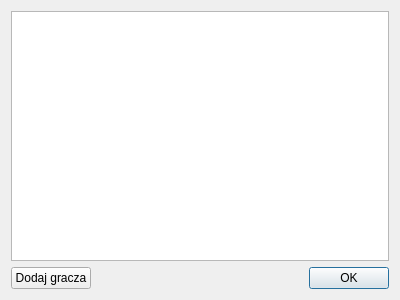
<?xml version="1.0" encoding="UTF-8"?>
<ui version="4.0">
 <class>PlayersWin</class>
 <widget class="QDialog" name="PlayersWin">
  <property name="geometry">
   <rect>
    <x>0</x>
    <y>0</y>
    <width>400</width>
    <height>300</height>
   </rect>
  </property>
  <property name="windowTitle">
   <string>Gracze</string>
  </property>
  <layout class="QGridLayout" name="gridLayout">
   <item row="0" column="0" colspan="2">
    <widget class="QTableView" name="view"/>
   </item>
   <item row="1" column="0">
    <widget class="QPushButton" name="addButton">
     <property name="text">
      <string>Dodaj gracza</string>
     </property>
    </widget>
   </item>
   <item row="1" column="1">
    <widget class="QDialogButtonBox" name="buttonBox">
     <property name="orientation">
      <enum>Qt::Horizontal</enum>
     </property>
     <property name="standardButtons">
      <set>QDialogButtonBox::Ok</set>
     </property>
     <property name="centerButtons">
      <bool>false</bool>
     </property>
    </widget>
   </item>
  </layout>
 </widget>
 <resources/>
 <connections>
  <connection>
   <sender>buttonBox</sender>
   <signal>rejected()</signal>
   <receiver>PlayersWin</receiver>
   <slot>reject()</slot>
   <hints>
    <hint type="sourcelabel">
     <x>316</x>
     <y>260</y>
    </hint>
    <hint type="destinationlabel">
     <x>286</x>
     <y>274</y>
    </hint>
   </hints>
  </connection>
  <connection>
   <sender>buttonBox</sender>
   <signal>accepted()</signal>
   <receiver>PlayersWin</receiver>
   <slot>accept()</slot>
   <hints>
    <hint type="sourcelabel">
     <x>248</x>
     <y>254</y>
    </hint>
    <hint type="destinationlabel">
     <x>157</x>
     <y>274</y>
    </hint>
   </hints>
  </connection>
 </connections>
</ui>
